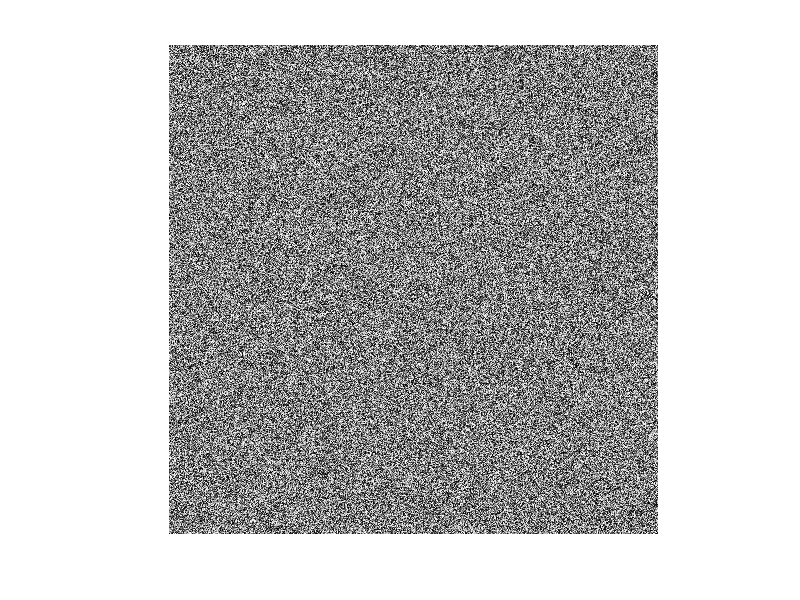

Recreate this plot in MATLAB.
close all;
clear;
clc;

IMG1 = zeros(1000,1000);

[I,J] = size(IMG1);

for i = 1:I
    for j = 1:J
        IMG1(i,j) = rand();
    end
end

figure , imshow(IMG1);
